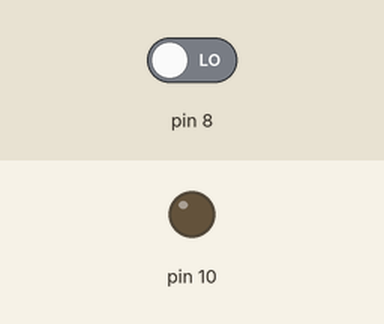
Simulated run of this sketch. Board: Arduino Uno, built with avr-gcc and run on an emulated ATmega328P. Shown: output pins drawn as LEDs (lit = HIGH). Inputs (shaded band) come from the test bench; at power-on: pin 8 LOW.

Above: at 1.2 s.
1.3 s: pin 8 driven HIGH
At 2.5 s:
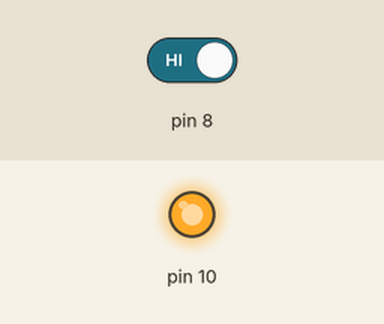
2.8 s: pin 8 driven LOW
At 3.6 s:
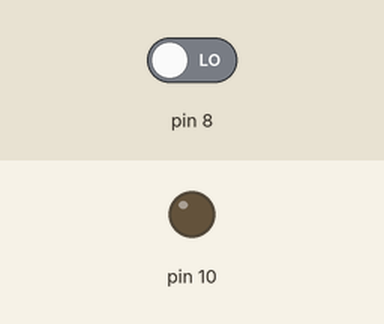
Timing chart, 0 to 5.8 s (numbered marks = the images above; inputs shaded):
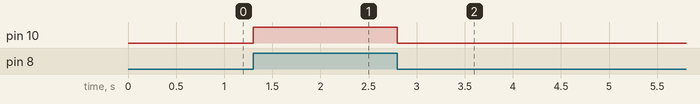

Measured:
- after the input at 1.3 s, pin 10: LOW → HIGH at once
- after the input at 2.8 s, pin 10: HIGH → LOW at once

The sketch:

buton-ile-led-yakma.ino
```cpp
void setup() {
  pinMode(8,INPUT);
  pinMode(10,OUTPUT);
  }

void loop() {

  digitalWrite(10,digitalRead(8));
}
```
